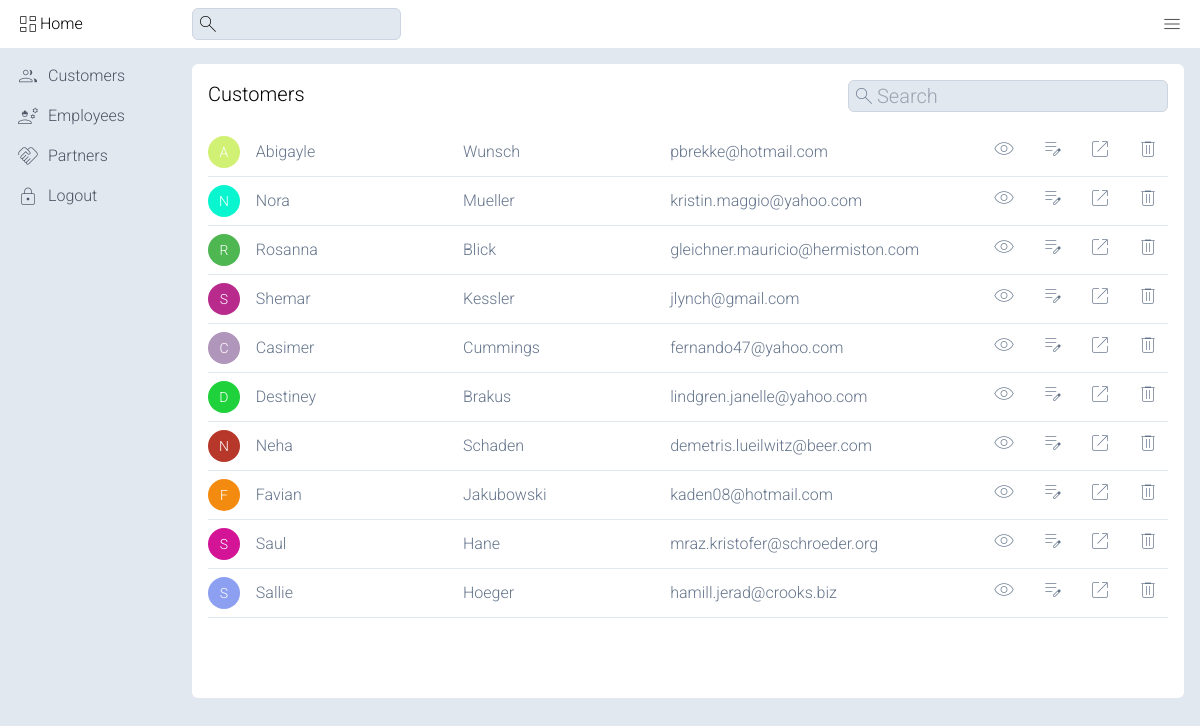
Screenshot of /views/customers.php (signed in) with the database file from the repository.
### tables this page shows
CREATE TABLE users(
      user_id           TEXT,
      user_name         TEXT,
      user_last_name    TEXT,
      user_email        TEXT UNIQUE,
      user_password     TEXT,
      user_address      TEXT,
      user_role_name    TEXT,
      user_tag_color    TEXT,
      user_created_at   TEXT,
      user_updated_at   TEXT,
      user_deleted_at   TEXT,
      PRIMARY KEY (user_id)
    );

### _.php (the view, shortened to what this page needs)
<?php
function _is_admin(){
  return (! isset($_SESSION['user']) || $_SESSION['user']['user_role_name'] != 'admin') ? false : true;
}
function out($text){
  echo htmlspecialchars($text);
}

### views/_header.php (shortened to what this page needs)
<?php
require_once __DIR__.'/../_.php';
?>
<!DOCTYPE html>
<html lang="en">
<head>
  <link rel="stylesheet" href="/app.css">
</head>
<body class="w-full h-screen text-base font-roboto font-light bg-slate-200
[&_input]:h-8 [&_input]:border [&_input]:border-slate-300 [&_input]:rounded-md [&_input]:outline-none">
<nav class="fixed top-12 left-0 flex flex-col gap-4 w-48 h-screen py-4
text-gray-600 bg-slate-200 [&_a]:px-4">
  <?php if( _is_admin() ): ?>
    <div class="flex flex-col gap-4">
      <a href="/customers" class="flex items-center">
        <span class="material-symbols-outlined mr-2 font-thin">
        </span>
        Customers
      </a>
      <a href="/employees" class="flex items-center">
        <span class="material-symbols-outlined mr-2 font-thin">
        </span>
        Employees
      </a>
      <a href="/partners" class="flex items-center">
        <span class="material-symbols-outlined mr-2 font-thin">
        </span>
        Partners
      </a>
    </div>
  <?php endif ?>
  <?php if( ! isset($_SESSION['user']) ): ?>
    <a href="/login" class="flex items-center">
      <span class="material-symbols-outlined mr-2 font-thin">
        key
      </span>
      Login
    </a>
  <?php else: ?>
    <a href="/logout" class="flex items-center">
      <span class="material-symbols-outlined mr-2 font-thin">
      </span>
      Logout
    </a>
  <?php endif ?>
</nav>
<header class="fixed top-0 flex items-center w-full h-12 px-4 bg-white z-10">
  <a href="/" class="flex items-center w-44 h-12 bg-white">
    <span class="material-symbols-outlined font-thin">
    </span>
    Home
  </a>
  <form action="/search-results" method="GET" class="relative flex items-center">
    <input name="query" type="text" class="pl-7 bg-slate-200">
    <button class="absolute flex items-center">
      <span class="material-symbols-outlined ml-1 font-thin">
      </span>
    </button>
  </form>
  <button class="flex items-center ml-auto">
    <span class="material-symbols-outlined font-thin">
    </span>
  </button>
</header>
<main class="absolute top-0 left-48 w-[calc(100%-12rem)] h-full">

### views/customers.php (shortened to what this page needs)
<?php
require_once __DIR__.'/_header.php';
$db = _db();
$q = $db->prepare(' SELECT user_id, user_name, user_last_name, user_email, user_tag_color
                    FROM users WHERE user_role_name = "customer" LIMIT 10');
$q->execute();
$users = $q->fetchAll();
?>
<div class="mt-16 pb-20 mr-4 px-4 bg-white rounded-md text-slate-500">
  <div class="flex py-4 text-xl">
    <h1 class="text-black">
      Customers
    </h1>
    <?php include_once __DIR__.'/_form_search.php' ?>
  </div>
  <?php foreach($users as $user): ?>
    <div class="flex items-center gap-4 border-b border-b-slate-200 py-2">
      <div class="flex items-center justify-center w-10 h-8 text-white text-sm rounded-full" style="background-color: <?php out($user['user_tag_color']); ?>">
      </div>
      <div class="w-1/4"><?php out($user['user_name']) ?></div>
      <div class="w-1/4"><?php out($user['user_last_name']) ?></div>
      <div class="w-2/5"><?php out($user['user_email']) ?></div>
      <button class="ml-auto">
        <span class="material-symbols-outlined mr-2 font-thin">
        </span>
      </button>
      <button class="">
        <span class="material-symbols-outlined mr-2 font-thin">
          </span>
      </button>
      <button class="">
        <span class="material-symbols-outlined mr-2 font-thin">
          </span>
      </button>
      <button class="">
        <span class="material-symbols-outlined mr-2 font-thin">
          </span>
      </button>
    </div>
  <?php endforeach ?>
</div>
<?php
require_once __DIR__.'/_footer.php';
?>

### views/_form_search.php (shortened to what this page needs)
<form data-url="api-search-employees.php" id="frm_search" action="/search-results" method="GET" class="relative flex items-center w-1/3 ml-auto">
  <input name="query" type="text"
  class="w-full pl-7 bg-slate-200"
  placeholder="Search"
  oninput="search_users()"
  onfocus="document.querySelector('#query_results').classList.remove('hidden')"
  onblur="document.querySelector('#query_results').classList.add('hidden')"
  >
  <button class="absolute flex items-center">
    <span class="material-symbols-outlined ml-1 font-thin">
    </span>
  </button>
</form>

### views/_footer.php (shortened to what this page needs)
</main>
</body>
</html>

### app.css (style rules this page uses)
html { line-height: 1.5; -webkit-text-size-adjust: 100%; -moz-tab-size: 4; -o-tab-size: 4; tab-size: 4; font-family: ui-sans-serif, system-ui, -apple-system, BlinkMacSystemFont, "Segoe UI", Roboto, "Helvetica Neue", Arial, "Noto Sans", sans-serif, "Apple Color Emoji", "Segoe UI Emoji", "Segoe UI Symbol", "Noto Color Emoji"; font-feature-settings: normal; font-variation-settings: normal; }
body { margin: 0; line-height: inherit; }
h1, h2, h3, h4, h5, h6 { font-size: inherit; font-weight: inherit; }
a { color: inherit; text-decoration: inherit; }
button, input, optgroup, select, textarea { font-family: inherit; font-feature-settings: inherit; font-variation-settings: inherit; font-size: 100%; font-weight: inherit; line-height: inherit; color: inherit; margin: 0; padding: 0; }
button, select { text-transform: none; }
button, [type='button'], [type='reset'], [type='submit'] { -webkit-appearance: button; background-color: transparent; background-image: none; }
blockquote, dl, dd, h1, h2, h3, h4, h5, h6, hr, figure, p, pre { margin: 0; }
input::placeholder, textarea::placeholder { opacity: 1; color: #9ca3af; }
button, [role="button"] { cursor: pointer; }
.fixed { position: fixed; }
.absolute { position: absolute; }
.relative { position: relative; }
.left-0 { left: 0px; }
.left-48 { left: 12rem; }
.top-0 { top: 0px; }
.top-12 { top: 3rem; }
.z-10 { z-index: 10; }
.ml-1 { margin-left: 0.25rem; }
.ml-auto { margin-left: auto; }
.mr-2 { margin-right: 0.5rem; }
.mr-4 { margin-right: 1rem; }
.mt-16 { margin-top: 4rem; }
.flex { display: flex; }
.h-12 { height: 3rem; }
.h-8 { height: 2rem; }
.h-full { height: 100%; }
.h-screen { height: 100vh; }
.w-1\/3 { width: 33.333333%; }
.w-1\/4 { width: 25%; }
.w-10 { width: 2.5rem; }
.w-2\/5 { width: 40%; }
.w-44 { width: 11rem; }
.w-48 { width: 12rem; }
.w-\[calc\(100\%-12rem\)\] { width: calc(100% - 12rem); }
.w-full { width: 100%; }
.flex-col { flex-direction: column; }
.items-center { align-items: center; }
.justify-center { justify-content: center; }
.gap-4 { gap: 1rem; }
.rounded-full { border-radius: 9999px; }
.rounded-md { border-radius: 0.375rem; }
.border-b { border-bottom-width: 1px; }
.border-b-slate-200 { --tw-border-opacity: 1; border-bottom-color: rgb(226 232 240 / var(--tw-border-opacity)); }
.bg-slate-200 { --tw-bg-opacity: 1; background-color: rgb(226 232 240 / var(--tw-bg-opacity)); }
.bg-white { --tw-bg-opacity: 1; background-color: rgb(255 255 255 / var(--tw-bg-opacity)); }
.px-4 { padding-left: 1rem; padding-right: 1rem; }
.py-2 { padding-top: 0.5rem; padding-bottom: 0.5rem; }
.py-4 { padding-top: 1rem; padding-bottom: 1rem; }
.pb-20 { padding-bottom: 5rem; }
.pl-7 { padding-left: 1.75rem; }
.font-roboto { font-family: Roboto, sans-serif; }
.text-base { font-size: 1rem; line-height: 1.5rem; }
.text-sm { font-size: 0.875rem; line-height: 1.25rem; }
.text-xl { font-size: 1.25rem; line-height: 1.75rem; }
.font-light { font-weight: 300; }
.font-thin { font-weight: 100; }
.text-black { --tw-text-opacity: 1; color: rgb(0 0 0 / var(--tw-text-opacity)); }
.text-gray-600 { --tw-text-opacity: 1; color: rgb(75 85 99 / var(--tw-text-opacity)); }
.text-slate-500 { --tw-text-opacity: 1; color: rgb(100 116 139 / var(--tw-text-opacity)); }
.text-white { --tw-text-opacity: 1; color: rgb(255 255 255 / var(--tw-text-opacity)); }
.\[\&_a\]\:px-4 a { padding-left: 1rem; padding-right: 1rem; }
.\[\&_input\]\:h-8 input { height: 2rem; }
.\[\&_input\]\:rounded-md input { border-radius: 0.375rem; }
.\[\&_input\]\:border input { border-width: 1px; }
.\[\&_input\]\:border-slate-300 input { --tw-border-opacity: 1; border-color: rgb(203 213 225 / var(--tw-border-opacity)); }
.\[\&_input\]\:outline-none input { outline: 2px solid transparent; outline-offset: 2px; }

### rows the page displays
users: text "A Abigayle Wunsch pbrekke@hotmail.com"
users: text "N Nora Mueller kristin.maggio@yahoo.com"
users: text "R Rosanna Blick gleichner.mauricio@hermiston.com"
users: text "S Shemar Kessler jlynch@gmail.com"
users: text "C Casimer Cummings fernando47@yahoo.com"
users: text "D Destiney Brakus lindgren.janelle@yahoo.com"
users: text "N Neha Schaden demetris.lueilwitz@beer.com"
users: text "F Favian Jakubowski kaden08@hotmail.com"
users: text "S Saul Hane mraz.kristofer@schroeder.org"
users: text "S Sallie Hoeger hamill.jerad@crooks.biz"
